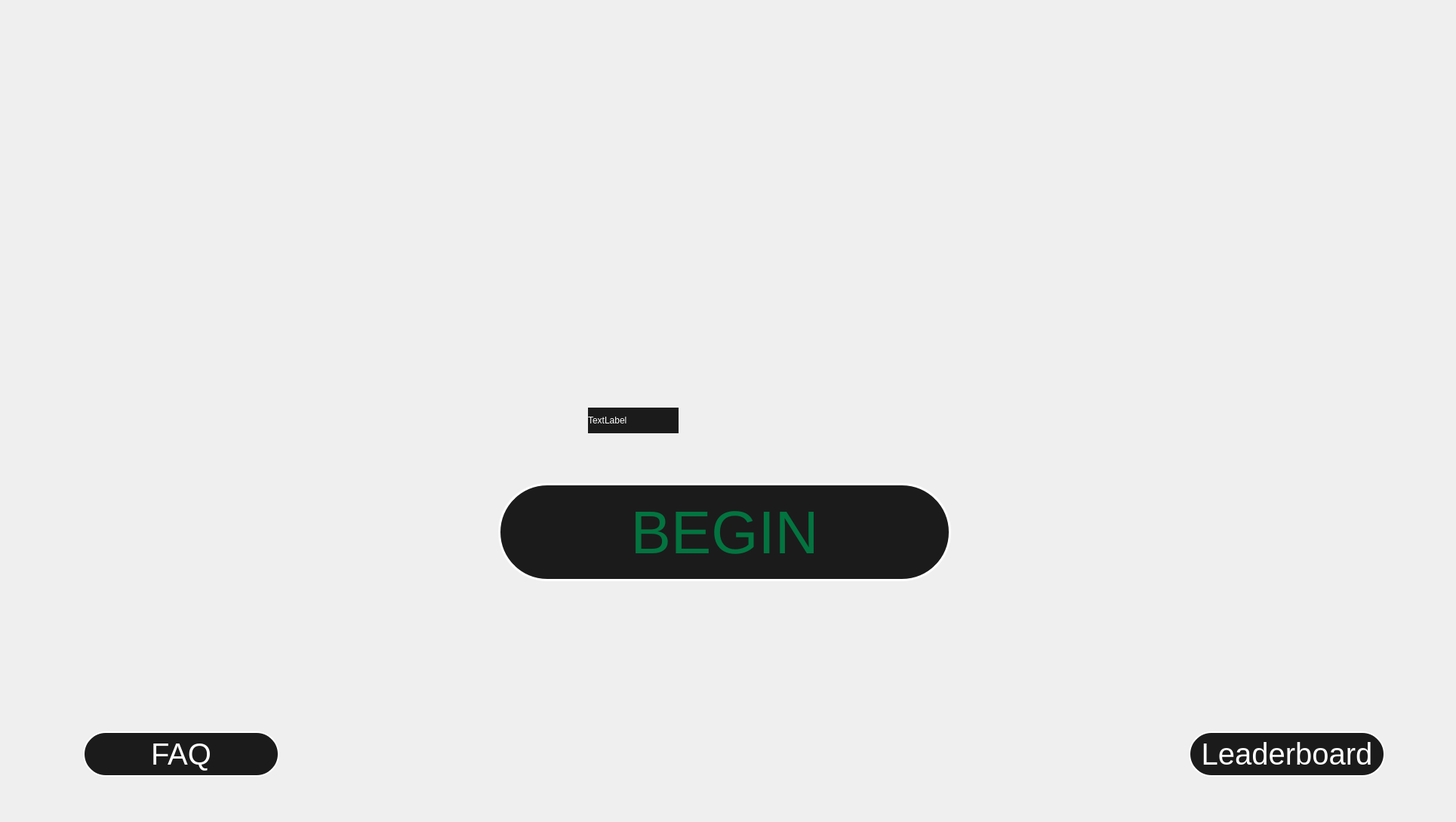
    <widget class="QWidget" name="StartScreen">
     <widget class="QPushButton" name="begin_btn">
      <property name="geometry">
       <rect>
        <x>660</x>
        <y>640</y>
        <width>600</width>
        <height>130</height>
       </rect>
      </property>
      <property name="sizePolicy">
       <sizepolicy hsizetype="Minimum" vsizetype="Fixed">
        <horstretch>0</horstretch>
        <verstretch>0</verstretch>
       </sizepolicy>
      </property>
      <property name="font">
       <font>
        <family>Arial</family>
        <pointsize>60</pointsize>
        <weight>50</weight>
        <italic>false</italic>
        <bold>false</bold>
       </font>
      </property>
      <property name="autoFillBackground">
       <bool>false</bool>
      </property>
      <property name="styleSheet">
       <string notr="true">QPushButton 
{
border-radius: 65px;
 background-color: rgb(27, 27, 27);
 border: 3px solid white;
 color: rgb(3, 116, 64);
}

QPushButton:pressed 
{
border-radius: 65px;
 background-color: rgb(27, 27, 27);
 border: 6px solid white;
 color: rgb(3, 116, 64);
}</string>
      </property>
      <property name="text">
       <string>BEGIN</string>
      </property>
      <property name="iconSize">
       <size>
        <width>200</width>
        <height>50</height>
       </size>
      </property>
     </widget>
     <widget class="QLabel" name="label_3">
      <property name="geometry">
       <rect>
        <x>0</x>
        <y>0</y>
        <width>1920</width>
        <height>1080</height>
       </rect>
      </property>
      <property name="font">
       <font>
        <family>Noto Sans</family>
       </font>
      </property>
      <property name="text">
       <string/>
      </property>
      <property name="pixmap">
       <pixmap>CannaCheck_UI_images_1.2/StartScreen.png</pixmap>
      </property>
      <property name="scaledContents">
       <bool>true</bool>
      </property>
     </widget>
     <widget class="QLabel" name="start_price_label">
      <property name="geometry">
       <rect>
        <x>779</x>
        <y>540</y>
        <width>120</width>
        <height>34</height>
       </rect>
      </property>
      <property name="styleSheet">
       <string notr="true"> QLabel {
     background-color: #1B1B1B;
     color: #FFFFFF;
}
        </string>
      </property>
      <property name="text">
       <string>TextLabel</string>
      </property>
     </widget>
     <widget class="QPushButton" name="faq_btn">
      <property name="geometry">
       <rect>
        <x>110</x>
        <y>969</y>
        <width>260</width>
        <height>60</height>
       </rect>
      </property>
      <property name="font">
       <font>
        <family>Arial</family>
        <pointsize>30</pointsize>
       </font>
      </property>
      <property name="styleSheet">
       <string notr="true"> QPushButton 
{
 border-radius: 30px;
 background-color: rgb(27, 27, 27);
 border: 2px solid white;
 color: rgb(255, 255, 255)
}

QPushButton:pressed 
{
border-radius: 30px;
 background-color: rgb(27, 27, 27);
 border: 4px solid white;
 color: rgb(255, 255, 255)
}</string>
      </property>
      <property name="text">
       <string>FAQ</string>
      </property>
     </widget>
     <widget class="QPushButton" name="leaderboard_btn">
      <property name="geometry">
       <rect>
        <x>1575</x>
        <y>969</y>
        <width>260</width>
        <height>60</height>
       </rect>
      </property>
      <property name="font">
       <font>
        <pointsize>30</pointsize>
       </font>
      </property>
      <property name="styleSheet">
       <string notr="true">QPushButton 
{
 border-radius: 30px;
 background-color: rgb(27, 27, 27);
 border: 2px solid white;
 color: rgb(255, 255, 255)
}

QPushButton:pressed 
{
border-radius: 30px;
 background-color: rgb(27, 27, 27);
 border: 4px solid white;
 color: rgb(255, 255, 255)
}</string>
      </property>
      <property name="text">
       <string>Leaderboard</string>
      </property>
     </widget>
     <zorder>label_3</zorder>
     <zorder>begin_btn</zorder>
     <zorder>start_price_label</zorder>
     <zorder>faq_btn</zorder>
     <zorder>leaderboard_btn</zorder>
    </widget>
